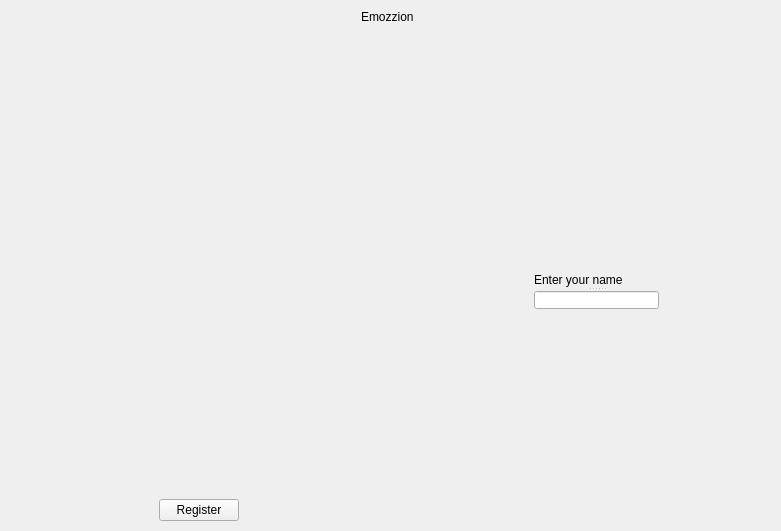
<?xml version="1.0" encoding="UTF-8"?>
<ui version="4.0">
 <class>SignScreen</class>
 <widget class="QWidget" name="SignScreen">
  <property name="geometry">
   <rect>
    <x>0</x>
    <y>0</y>
    <width>781</width>
    <height>531</height>
   </rect>
  </property>
  <property name="windowTitle">
   <string>Form</string>
  </property>
  <widget class="QWidget" name="verticalLayoutWidget">
   <property name="geometry">
    <rect>
     <x>10</x>
     <y>10</y>
     <width>761</width>
     <height>511</height>
    </rect>
   </property>
   <layout class="QVBoxLayout" name="verticalLayout">
    <item alignment="Qt::AlignHCenter|Qt::AlignVCenter">
     <widget class="QLabel" name="label">
      <property name="minimumSize">
       <size>
        <width>58</width>
        <height>14</height>
       </size>
      </property>
      <property name="text">
       <string>Emozzion</string>
      </property>
     </widget>
    </item>
    <item>
     <spacer name="verticalSpacer">
      <property name="orientation">
       <enum>Qt::Vertical</enum>
      </property>
      <property name="sizeType">
       <enum>QSizePolicy::MinimumExpanding</enum>
      </property>
      <property name="sizeHint" stdset="0">
       <size>
        <width>20</width>
        <height>20</height>
       </size>
      </property>
     </spacer>
    </item>
    <item>
     <layout class="QHBoxLayout" name="horizontalLayout">
      <item>
       <layout class="QVBoxLayout" name="verticalLayout_2">
        <item>
         <widget class="CQtOpenCVViewerGl" name="inputWindow" native="true">
          <property name="minimumSize">
           <size>
            <width>360</width>
            <height>400</height>
           </size>
          </property>
         </widget>
        </item>
        <item alignment="Qt::AlignHCenter">
         <widget class="QPushButton" name="pushButton">
          <property name="text">
           <string>Register</string>
          </property>
         </widget>
        </item>
       </layout>
      </item>
      <item>
       <widget class="QWidget" name="widget" native="true">
        <widget class="QSplitter" name="splitter">
         <property name="geometry">
          <rect>
           <x>140</x>
           <y>180</y>
           <width>125</width>
           <height>36</height>
          </rect>
         </property>
         <property name="orientation">
          <enum>Qt::Vertical</enum>
         </property>
         <widget class="QLabel" name="label_2">
          <property name="text">
           <string>Enter your name</string>
          </property>
         </widget>
         <widget class="QLineEdit" name="lineEdit"/>
        </widget>
       </widget>
      </item>
     </layout>
    </item>
   </layout>
  </widget>
 </widget>
 <customwidgets>
  <customwidget>
   <class>CQtOpenCVViewerGl</class>
   <extends>QWidget</extends>
   <header>c_qt_opencv_viewer_gl.h</header>
   <container>1</container>
  </customwidget>
 </customwidgets>
 <resources/>
 <connections/>
</ui>
